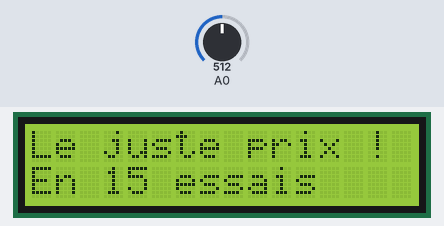
This sketch was run on a simulated Arduino Uno, built with avr-gcc and run on an emulated ATmega328P. On the bench: 16×2 character LCD. Inputs (shaded band) come from the test bench; at power-on: A0 = 512. Random numbers use the default seed unless the sketch sets one.

Above: at 2.4 s.
At 5.2 s:
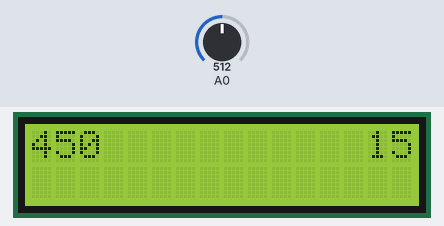
5.3 s: A0 set to 637
6.8 s: A0 set to 657
At 7.4 s:
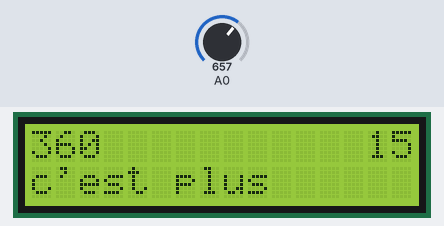
9.8 s: A0 set to 831
11.4 s: A0 set to 860
At 12.0 s:
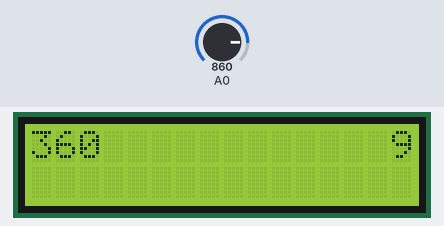
Timing chart, 0 to 13.9 s (numbered marks = the images above; inputs shaded):
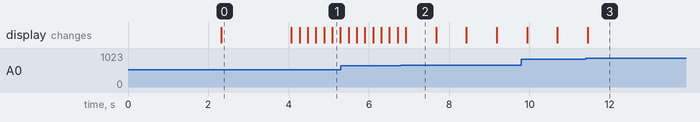

The sketch:

Keypad_shield_Juste_Prix.ino
```cpp
#include <LiquidCrystal.h>
LiquidCrystal lcd(8, 9, 4, 5, 6, 7);
int lcd_key     = 0;
int adc_key_in  = 0;
#define btnRIGHT  0
#define btnUP     1
#define btnDOWN   2
#define btnLEFT   3
#define btnSELECT 4
#define btnNONE   5

int read_LCD_buttons()
{
  adc_key_in = analogRead(0);
  if (adc_key_in > 1000) return btnNONE;
  if (adc_key_in < 50)   return btnRIGHT;
  if (adc_key_in < 250)  return btnUP;
  if (adc_key_in < 450)  return btnDOWN;
  if (adc_key_in < 650)  return btnLEFT;
  if (adc_key_in < 850)  return btnSELECT;

  return btnNONE;  // when all others fail, return this...
}

int marge = 1000 ;
int i = int(marge / 2) ;
int nombreDeCoups = 15 ;
int secret = 0 ;

void setup() {
  randomSeed(analogRead(5));
  Serial.begin(9600);
  lcd.begin(16, 2);
  lcd.print("Le juste prix !") ;
  lcd.setCursor(0, 1) ;
  lcd.print("De 1 a 1000") ;
  delay(2250);
  lcd.setCursor(0, 1) ;
  lcd.print("En 15 essais") ;
   delay(1750);
  lcd.clear() ;
  secret = random(1, marge);
}

void loop() {

  while (nombreDeCoups != 0) {

    lcd.setCursor(0, 0) ;
    lcd.print(i) ;

    if (nombreDeCoups >= 10) {
      lcd.setCursor(14, 0) ;
    }
    else {
      lcd.setCursor(15, 0) ;
    }
    lcd.print(nombreDeCoups) ;

    lcd_key = read_LCD_buttons();

    switch (lcd_key)
    {
      case btnUP: {
          i = i + 1 ;
          break;
        }
      case btnDOWN: {
          i = i - 1 ;
          break;
        }
      case btnRIGHT: {
          i = i + 10 ;
          break;
        }
      case btnLEFT: {
          i = i - 10 ;
          break;
        }
      case btnSELECT: {
          lcd.setCursor(0, 1) ;
          if (i < secret) {
            lcd.print("c'est plus ") ;
          }
          if (i > secret) {
            lcd.print("c'est moins") ;
          }
          while (i == secret) {
            lcd.setCursor(0, 1) ;
            lcd.print("Felicitation !") ;
          }
          nombreDeCoups = nombreDeCoups - 1 ;
          delay(550);
          break;
        }
    }
    if (lcd_key != 5) {
      delay(200);
      lcd.clear() ;
    }

  }
  lcd.setCursor(0, 0) ;
  lcd.print("Perdu") ;

}
```

Measured:
- the behaviour switches between 649 and 650 on A0 (found by bisection; images 1 and 2)
- the behaviour switches between 849 and 850 on A0 (found by bisection; images 2 and 3)
- what the display in image 0 shows lasts 1.8 s, from 2.3 s to 4.1 s
- what the display in image 2 shows lasts 0.8 s, from 6.9 s to 7.7 s
